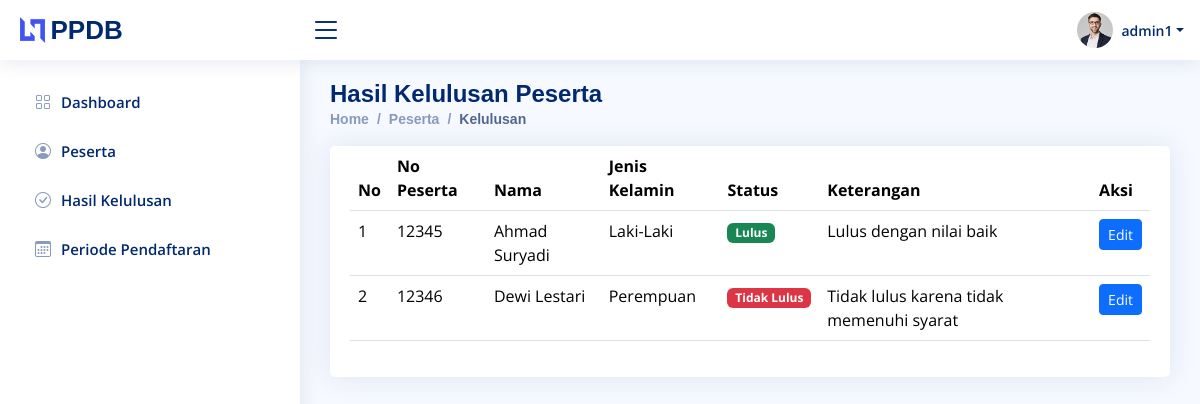
The page /admin/tabel-kelulusan.php (signed in) on the database its author committed.
### tables this page shows
CREATE TABLE `hasil_kelulusan` (
  `id` VARCHAR(50) NOT NULL,
  `keterangan` VARCHAR(255),
  `status` ENUM('Lulus', 'Tidak Lulus') NOT NULL,
  `id_peserta` INT(11),
  PRIMARY KEY (`id`),
  FOREIGN KEY (`id_peserta`) REFERENCES `peserta` (`id`) ON DELETE CASCADE
);

CREATE TABLE `peserta` (
  `id` INT(11) NOT NULL AUTO_INCREMENT,
  `no_peserta` VARCHAR(255) NOT NULL,
  `nama` VARCHAR(255) NOT NULL,
  `foto` VARCHAR(255),
  `jenis_kelamin` ENUM('Laki-Laki', 'Perempuan') NOT NULL,
  `tempat_lahir` VARCHAR(100),
  `tanggal_lahir` TIMESTAMP,
  `nama_ibu` VARCHAR(255),
  `nama_ayah` VARCHAR(255),
  `no_hp_wali` VARCHAR(15),
  `alamat` VARCHAR(255),
  PRIMARY KEY (`id`)
);

### admin/tabel-kelulusan.php (the view, shortened to what this page needs)
<?php
require_once("../koneksi.php");
?>
<!DOCTYPE html>
<html lang="en">
<head>
    <link href="assets/vendor/bootstrap/css/bootstrap.min.css" rel="stylesheet" />
    <link href="assets/vendor/bootstrap-icons/bootstrap-icons.css" rel="stylesheet" />
    <link href="assets/vendor/simple-datatables/style.css" rel="stylesheet" />
    <link href="assets/css/style.css" rel="stylesheet" />
</head>
<body>
    <?php include 'header.php'; ?>
    <?php include 'sidebar.php'; ?>
    <main id="main" class="main">
        <div class="pagetitle">
            <h1>Hasil Kelulusan Peserta</h1>
            <nav>
                <ol class="breadcrumb">
                    <li class="breadcrumb-item"><a href="index.php">Home</a></li>
                    <li class="breadcrumb-item">Peserta</li>
                    <li class="breadcrumb-item active">Kelulusan</li>
                </ol>
            </nav>
        </div>
        <section class="section">
            <div class="card">
                <div class="card-body">
                    <table class="table datatable">
                        <thead>
                            <tr>
                                <th>No</th>
                                <th>No Peserta</th>
                                <th>Nama</th>
                                <th>Jenis Kelamin</th>
                                <th>Status</th>
                                <th>Keterangan</th>
                                <th>Aksi</th>
                            </tr>
                        </thead>
                        <tbody>
                            <?php
                            $query = "
                                SELECT p.no_peserta, p.nama, p.jenis_kelamin, h.status, h.keterangan, p.id AS id_peserta
                                FROM peserta p
                                LEFT JOIN hasil_kelulusan h ON p.id = h.id_peserta
                            ";
                            $result = mysqli_query($koneksi, $query);
                            if (mysqli_num_rows($result) > 0) {
                                $no = 1;
                                while ($row = mysqli_fetch_assoc($result)) {
                                    echo "<tr>";
                                    echo "<td>" . $no++ . "</td>";
                                    echo "<td>" . $row['no_peserta'] . "</td>";
                                    echo "<td>" . $row['nama'] . "</td>";
                                    echo "<td>" . $row['jenis_kelamin'] . "</td>";
                                    echo "<td><span class='badge bg-" . ($row['status'] === 'Lulus' ? 'success' : 'danger') . "'>" . $row['status'] . "</span></td>";
                                    echo "<td>" . ($row['keterangan'] ?? '-') . "</td>";
                                    echo "<td><button class='btn btn-primary btn-sm' data-bs-toggle='modal' data-bs-target='#editModal' data-id='" . $row['id_peserta'] . "' data-status='" . $row['status'] . "' data-keterangan='" . $row['keterangan'] . "'>Edit</button></td>";
                                    echo "</tr>";
                                }
                            } else {
                                echo "<tr><td colspan='7' class='text-center'>Belum ada data kelulusan.</td></tr>";
                            }
                            ?>
                        </tbody>
                    </table>
                </div>
            </div>
        </section>
    </main>
</body>
</html>

### admin/header.php (shortened to what this page needs)
<header id="header" class="header fixed-top d-flex align-items-center">
    <div class="d-flex align-items-center justify-content-between">
        <a href="index.php" class="logo d-flex align-items-center">
            <img src="assets/img/logo.png" alt="" />
            <span class="d-none d-lg-block">PPDB</span>
        </a>
        <i class="bi bi-list toggle-sidebar-btn"></i>
    </div>
    <nav class="header-nav ms-auto">
        <ul class="d-flex align-items-center">
            <li class="nav-item dropdown pe-3">
                <a
                    class="nav-link nav-profile d-flex align-items-center pe-0"
                    href="#"
                    data-bs-toggle="dropdown">
                    <img
                        src="assets/img/profile-img.jpg"
                        alt="Profile"
                        class="rounded-circle" />
                    <span class="d-none d-md-block dropdown-toggle ps-2"><?php echo $_SESSION['admin_username']; ?></span> </a>
            </li>
        </ul>
    </nav>
</header>

### admin/sidebar.php
<aside id="sidebar" class="sidebar">
    <ul class="sidebar-nav" id="sidebar-nav">
        <li class="nav-item">
            <a class="nav-link collapsed" href="index.php">
                <i class="bi bi-grid"></i>
                <span>Dashboard</span>
            </a>
        </li>
        <li class="nav-item">
            <a class="nav-link collapsed" href="tabel-peserta.php">
                <i class="bi bi-person-circle"></i>
                <span>Peserta</span>
            </a>
        </li>
        <li class="nav-item">
            <a class="nav-link collapsed" href="tabel-kelulusan.php">
                <i class="bi bi-check-circle"></i>
                <span>Hasil Kelulusan</span>
            </a>
        </li>
        <li class="nav-item">
            <a class="nav-link collapsed" href="tabel-periode.php">
                <i class="bi bi-calendar3"></i>
                <span>Periode Pendaftaran</span>
            </a>
        </li>
    </ul>
</aside>

### admin/assets/css/style.css (style rules this page uses)
:root { scroll-behavior: smooth; }
body { font-family: "Open Sans", sans-serif; background: #f6f9ff; color: #444444; }
a { color: #4154f1; text-decoration: none; }
h1, h2, h3, h4, h5, h6 { font-family: "Nunito", sans-serif; }
#main { margin-top: 60px; padding: 20px 30px; transition: all 0.3s; }
.pagetitle { margin-bottom: 10px; }
.pagetitle h1 { font-size: 24px; margin-bottom: 0; font-weight: 600; color: #012970; }
.card { margin-bottom: 30px; border: none; border-radius: 5px; box-shadow: 0px 0 30px rgba(1, 41, 112, 0.1); }
.card-body { padding: 0 20px 20px 20px; }
.breadcrumb { font-size: 14px; font-family: "Nunito", sans-serif; color: #899bbd; font-weight: 600; }
.breadcrumb a { color: #899bbd; transition: 0.3s; }
.breadcrumb .breadcrumb-item::before { color: #899bbd; }
.breadcrumb .active { color: #51678f; font-weight: 600; }
.logo { line-height: 1; }
@media (min-width: 1200px) { .logo { width: 280px; } }
.logo img { max-height: 26px; margin-right: 6px; }
.logo span { font-size: 26px; font-weight: 700; color: #012970; font-family: "Nunito", sans-serif; }
.header { transition: all 0.5s; z-index: 997; height: 60px; box-shadow: 0px 2px 20px rgba(1, 41, 112, 0.1); background-color: #fff; padding-left: 20px; }
.header .toggle-sidebar-btn { font-size: 32px; padding-left: 10px; cursor: pointer; color: #012970; }
.header-nav ul { list-style: none; }
.header-nav>ul { margin: 0; padding: 0; }
.header-nav .nav-profile { color: #012970; }
.header-nav .nav-profile img { max-height: 36px; }
.header-nav .nav-profile span { font-size: 14px; font-weight: 600; }
.sidebar { position: fixed; top: 60px; left: 0; bottom: 0; width: 300px; z-index: 996; transition: all 0.3s; padding: 20px; overflow-y: auto; scrollbar-width: thin; scrollbar-color: #aab7cf transparent; box-shadow: 0px 0px 20px rgba(1, 41, 112, 0.1); background-color: #fff; }
@media (min-width: 1200px) { #main, #footer { margin-left: 300px; } }
.sidebar-nav { padding: 0; margin: 0; list-style: none; }
.sidebar-nav li { padding: 0; margin: 0; list-style: none; }
.sidebar-nav .nav-item { margin-bottom: 5px; }
.sidebar-nav .nav-link { display: flex; align-items: center; font-size: 15px; font-weight: 600; color: #4154f1; transition: 0.3; background: #f6f9ff; padding: 10px 15px; border-radius: 4px; }
.sidebar-nav .nav-link i { font-size: 16px; margin-right: 10px; color: #4154f1; }
.sidebar-nav .nav-link.collapsed { color: #012970; background: #fff; }
.sidebar-nav .nav-link.collapsed i { color: #899bbd; }

### rows shown on the page
hasil_kelulusan: id_peserta.no_peserta "12345", id_peserta.nama "Ahmad Suryadi", id_peserta.jenis_kelamin "Laki-Laki", status "Lulus", keterangan "Lulus dengan nilai baik"
hasil_kelulusan: id_peserta.no_peserta "12346", id_peserta.nama "Dewi Lestari", id_peserta.jenis_kelamin "Perempuan", status "Tidak Lulus", keterangan "Tidak lulus karena tidak memenuhi syarat"

### other values the page prints
$_SESSION['admin_username'] "admin1"
